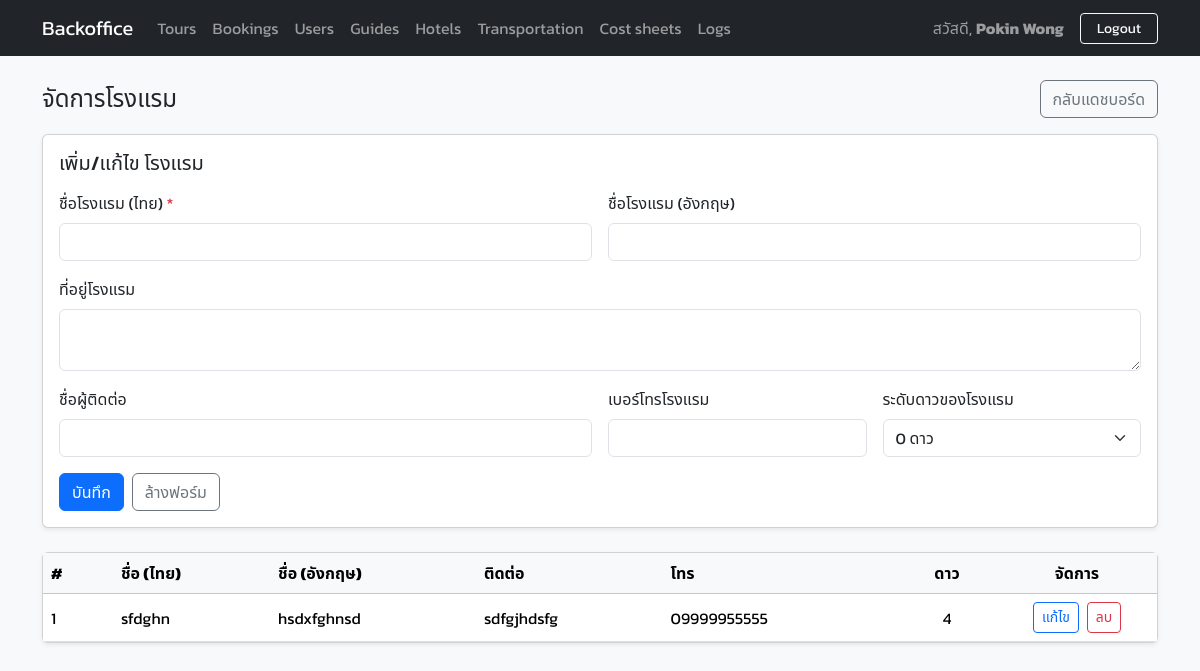
The page /public/hotels.php (signed in) on the database its author committed.
### tables this page shows
CREATE TABLE `hotels` (
  `id` bigint UNSIGNED NOT NULL,
  `name_th` varchar(200) NOT NULL,
  `name_en` varchar(200) DEFAULT NULL,
  `address` text,
  `contact_name` varchar(150) DEFAULT NULL,
  `phone` varchar(50) DEFAULT NULL,
  `stars` tinyint UNSIGNED NOT NULL DEFAULT '0',
  `created_at` datetime NOT NULL DEFAULT CURRENT_TIMESTAMP,
  `updated_at` datetime NOT NULL DEFAULT CURRENT_TIMESTAMP ON UPDATE CURRENT_TIMESTAMP
);

### public/hotels.php (the view, shortened to what this page needs)
<?php
require_once __DIR__.'/../includes/layout.php';
require_once __DIR__.'/../includes/audit.php';
$st = $pdo->query("SELECT * FROM hotels ORDER BY name_th ASC, id DESC");
$rows = $st->fetchAll(PDO::FETCH_ASSOC);
?>
<div class="d-flex justify-content-between align-items-center mb-3">
  <h4 class="mb-0">จัดการโรงแรม</h4>
  <a class="btn btn-outline-secondary" href="<?= BASE_URL ?>/dashboard.php">กลับแดชบอร์ด</a>
</div>
<div class="card shadow-sm mb-4">
  <div class="card-body">
    <h5 class="card-title mb-3">เพิ่ม/แก้ไข โรงแรม</h5>
    <form method="post" id="hotelForm" class="row g-3">
      <div class="col-md-6">
        <label class="form-label">ชื่อโรงแรม (ไทย) <span class="text-danger">*</span></label>
        <input type="text" class="form-control" name="name_th" id="name_th" required>
      </div>
      <div class="col-md-6">
        <label class="form-label">ชื่อโรงแรม (อังกฤษ)</label>
        <input type="text" class="form-control" name="name_en" id="name_en">
      </div>
      <div class="col-md-12">
        <label class="form-label">ที่อยู่โรงแรม</label>
        <textarea class="form-control" name="address" id="address" rows="2"></textarea>
      </div>
      <div class="col-md-6">
        <label class="form-label">ชื่อผู้ติดต่อ</label>
        <input type="text" class="form-control" name="contact_name" id="contact_name">
      </div>
      <div class="col-md-3">
        <label class="form-label">เบอร์โทรโรงแรม</label>
        <input type="text" class="form-control" name="phone" id="phone">
      </div>
      <div class="col-md-3">
        <label class="form-label">ระดับดาวของโรงแรม</label>
        <select class="form-select" name="stars" id="stars">
          <?php for($i=0;$i<=5;$i++): ?>
            <option value="<?= $i ?>"><?= $i ?> ดาว</option>
          <?php endfor; ?>
        </select>
      </div>
      <div class="col-12 d-flex gap-2">
        <button class="btn btn-primary" type="submit" id="btnSubmit">บันทึก</button>
        <button class="btn btn-outline-secondary" type="button" id="btnResetForm">ล้างฟอร์ม</button>
      </div>
    </form>
  </div>
</div>
<div class="card shadow-sm">
  <div class="card-body p-0">
    <div class="table-responsive">
      <table class="table table-hover align-middle mb-0">
        <thead class="table-light">
          <tr>
            <th style="width:70px;">#</th>
            <th>ชื่อ (ไทย)</th>
            <th>ชื่อ (อังกฤษ)</th>
            <th>ติดต่อ</th>
            <th>โทร</th>
            <th class="text-center" style="width:100px;">ดาว</th>
            <th class="text-center" style="width:160px;">จัดการ</th>
          </tr>
        </thead>
        <tbody>
          <?php if (!$rows): ?>
            <tr><td colspan="7" class="text-center text-muted py-4">ยังไม่มีข้อมูล</td></tr>
          <?php else: ?>
            <?php foreach ($rows as $i=>$h): ?>
              <tr>
                <td><?= $i+1 ?></td>
                <td><?= htmlspecialchars($h['name_th']) ?></td>
                <td><?= htmlspecialchars($h['name_en'] ?? '-') ?></td>
                <td><?= htmlspecialchars($h['contact_name'] ?? '-') ?></td>
                <td><?= htmlspecialchars($h['phone'] ?? '-') ?></td>
                <td class="text-center"><?= (int)$h['stars'] ?></td>
                <td class="text-center">
                  <button
                    class="btn btn-sm btn-outline-primary btn-edit"
                    type="button"
                    data-id="<?= (int)$h['id'] ?>"
                    data-name_th="<?= htmlspecialchars($h['name_th'], ENT_QUOTES, 'UTF-8') ?>"
                    data-name_en="<?= htmlspecialchars($h['name_en'] ?? '', ENT_QUOTES, 'UTF-8') ?>"
                    data-address="<?= htmlspecialchars($h['address'] ?? '', ENT_QUOTES, 'UTF-8') ?>"
                    data-contact_name="<?= htmlspecialchars($h['contact_name'] ?? '', ENT_QUOTES, 'UTF-8') ?>"
                    data-phone="<?= htmlspecialchars($h['phone'] ?? '', ENT_QUOTES, 'UTF-8') ?>"
                    data-stars="<?= (int)$h['stars'] ?>"
                  >แก้ไข</button>
                  <form method="post" class="d-inline-block ms-1 frm-del" onsubmit="return confirmDelete(this)">
                    <button class="btn btn-sm btn-outline-danger" type="submit">ลบ</button>
                  </form>
                </td>
              </tr>
            <?php endforeach; ?>
          <?php endif; ?>
        </tbody>
      </table>
    </div>
  </div>
</div>

### includes/layout.php (style rules this page uses)
:root { --bs-body-font-family: 'Poppins', 'Kanit', system-ui, -apple-system, 'Segoe UI', Roboto, 'Helvetica Neue', Arial, 'Noto Sans Thai', sans-serif; --bs-font-sans-serif: var(--bs-body-font-family); }
html, body { font-family: var(--bs-body-font-family); -webkit-font-smoothing: antialiased; -moz-osx-font-smoothing: grayscale; text-rendering: optimizeLegibility; font-variant-numeric: tabular-nums; }
:lang(th) { font-family: 'Kanit', 'Poppins', system-ui, -apple-system, 'Segoe UI', Roboto, 'Helvetica Neue', Arial, 'Noto Sans Thai', sans-serif; }

### rows shown on the page
hotels: name_th "sfdghn", name_en "hsdxfghnsd", contact_name "sdfgjhdsfg", phone "09999955555", stars "4"

### other values the page prints
$_SESSION['user']['full_name'] "Pokin Wong"
form field stars "0 ดาว"
